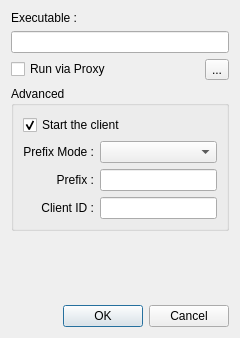
<?xml version="1.0" encoding="UTF-8"?>
<ui version="4.0">
 <class>DialogNewExecutable</class>
 <widget class="QDialog" name="DialogNewExecutable">
  <property name="windowModality">
   <enum>Qt::NonModal</enum>
  </property>
  <property name="geometry">
   <rect>
    <x>0</x>
    <y>0</y>
    <width>240</width>
    <height>338</height>
   </rect>
  </property>
  <property name="windowTitle">
   <string>New Executable Client</string>
  </property>
  <property name="modal">
   <bool>false</bool>
  </property>
  <layout class="QVBoxLayout" name="verticalLayout">
   <item>
    <widget class="QLabel" name="labelExecutable">
     <property name="text">
      <string>Executable :</string>
     </property>
    </widget>
   </item>
   <item>
    <widget class="QLineEdit" name="lineEdit"/>
   </item>
   <item>
    <layout class="QHBoxLayout" name="horizontalLayout">
     <item>
      <widget class="QCheckBox" name="checkBoxProxy">
       <property name="toolTip">
        <string>&lt;html&gt;&lt;head/&gt;&lt;body&gt;&lt;p&gt;If program is not compatible with the NSM API, &lt;/p&gt;&lt;p&gt;you should launch it in proxy to define a config file !&lt;/p&gt;&lt;/body&gt;&lt;/html&gt;</string>
       </property>
       <property name="text">
        <string>Run via Proxy</string>
       </property>
      </widget>
     </item>
     <item>
      <widget class="QToolButton" name="toolButtonAdvanced">
       <property name="toolTip">
        <string>&lt;html&gt;&lt;head/&gt;&lt;body&gt;&lt;p&gt;Show more options ...&lt;/p&gt;&lt;/body&gt;&lt;/html&gt;</string>
       </property>
       <property name="text">
        <string>...</string>
       </property>
       <property name="icon">
        <iconset theme="arrow-down">
         <normaloff>.</normaloff>.</iconset>
       </property>
      </widget>
     </item>
    </layout>
   </item>
   <item>
    <widget class="QGroupBox" name="groupBoxAdvanced">
     <property name="title">
      <string>Advanced</string>
     </property>
     <layout class="QGridLayout" name="gridLayout">
      <item row="2" column="1">
       <widget class="QLineEdit" name="lineEditPrefix"/>
      </item>
      <item row="1" column="1">
       <widget class="QComboBox" name="comboBoxPrefixMode">
        <property name="toolTip">
         <string>&lt;html&gt;&lt;head/&gt;&lt;body&gt;&lt;p&gt;The Prefix Mode determines the pattern of the client files.&lt;/p&gt;&lt;ul style=&quot;margin-top: 0px; margin-bottom: 0px; margin-left: 0px; margin-right: 0px; -qt-list-indent: 1;&quot;&gt;&lt;li style=&quot; margin-top:12px; margin-bottom:12px; margin-left:0px; margin-right:0px; -qt-block-indent:0; text-indent:0px;&quot;&gt;Session Name (Default) :&lt;br/&gt;The client files names start with the session name.&lt;/li&gt;&lt;li style=&quot; margin-top:12px; margin-bottom:12px; margin-left:0px; margin-right:0px; -qt-block-indent:0; text-indent:0px;&quot;&gt;Client Name :&lt;br/&gt;The client files names start with the client name given by the client itself&lt;br/&gt;(as in Non Session Manager).&lt;/li&gt;&lt;li style=&quot; margin-top:12px; margin-bottom:12px; margin-left:0px; margin-right:0px; -qt-block-indent:0; text-indent:0px;&quot;&gt;Custom :&lt;br/&gt;The client files names start with the prefix written below.&lt;/li&gt;&lt;/ul&gt;&lt;/body&gt;&lt;/html&gt;</string>
        </property>
       </widget>
      </item>
      <item row="2" column="0">
       <widget class="QLabel" name="labelPrefix">
        <property name="text">
         <string>Prefix :</string>
        </property>
        <property name="alignment">
         <set>Qt::AlignRight|Qt::AlignTrailing|Qt::AlignVCenter</set>
        </property>
       </widget>
      </item>
      <item row="3" column="0">
       <widget class="QLabel" name="labelClientId">
        <property name="text">
         <string>Client ID :</string>
        </property>
        <property name="alignment">
         <set>Qt::AlignRight|Qt::AlignTrailing|Qt::AlignVCenter</set>
        </property>
       </widget>
      </item>
      <item row="3" column="1">
       <widget class="QLineEdit" name="lineEditClientId">
        <property name="toolTip">
         <string>&lt;html&gt;&lt;head/&gt;&lt;body&gt;&lt;p&gt;Use it If you want to add to session a file made outside from a session.&lt;/p&gt;&lt;p&gt;If you let this line empty, the client_id will be automaticely generated.&lt;/p&gt;&lt;/body&gt;&lt;/html&gt;</string>
        </property>
       </widget>
      </item>
      <item row="1" column="0">
       <widget class="QLabel" name="labelPrefixMode">
        <property name="text">
         <string>Prefix Mode :</string>
        </property>
        <property name="alignment">
         <set>Qt::AlignRight|Qt::AlignTrailing|Qt::AlignVCenter</set>
        </property>
       </widget>
      </item>
      <item row="0" column="0" colspan="2">
       <widget class="QCheckBox" name="checkBoxStartClient">
        <property name="text">
         <string>Start the client</string>
        </property>
        <property name="checked">
         <bool>true</bool>
        </property>
       </widget>
      </item>
     </layout>
    </widget>
   </item>
   <item>
    <spacer name="verticalSpacer_2">
     <property name="orientation">
      <enum>Qt::Vertical</enum>
     </property>
     <property name="sizeHint" stdset="0">
      <size>
       <width>20</width>
       <height>40</height>
      </size>
     </property>
    </spacer>
   </item>
   <item>
    <widget class="QDialogButtonBox" name="buttonBox">
     <property name="enabled">
      <bool>true</bool>
     </property>
     <property name="orientation">
      <enum>Qt::Horizontal</enum>
     </property>
     <property name="standardButtons">
      <set>QDialogButtonBox::Cancel|QDialogButtonBox::Ok</set>
     </property>
    </widget>
   </item>
  </layout>
 </widget>
 <resources/>
 <connections>
  <connection>
   <sender>buttonBox</sender>
   <signal>accepted()</signal>
   <receiver>DialogNewExecutable</receiver>
   <slot>accept()</slot>
   <hints>
    <hint type="sourcelabel">
     <x>248</x>
     <y>254</y>
    </hint>
    <hint type="destinationlabel">
     <x>157</x>
     <y>274</y>
    </hint>
   </hints>
  </connection>
  <connection>
   <sender>buttonBox</sender>
   <signal>rejected()</signal>
   <receiver>DialogNewExecutable</receiver>
   <slot>reject()</slot>
   <hints>
    <hint type="sourcelabel">
     <x>316</x>
     <y>260</y>
    </hint>
    <hint type="destinationlabel">
     <x>286</x>
     <y>274</y>
    </hint>
   </hints>
  </connection>
 </connections>
</ui>
